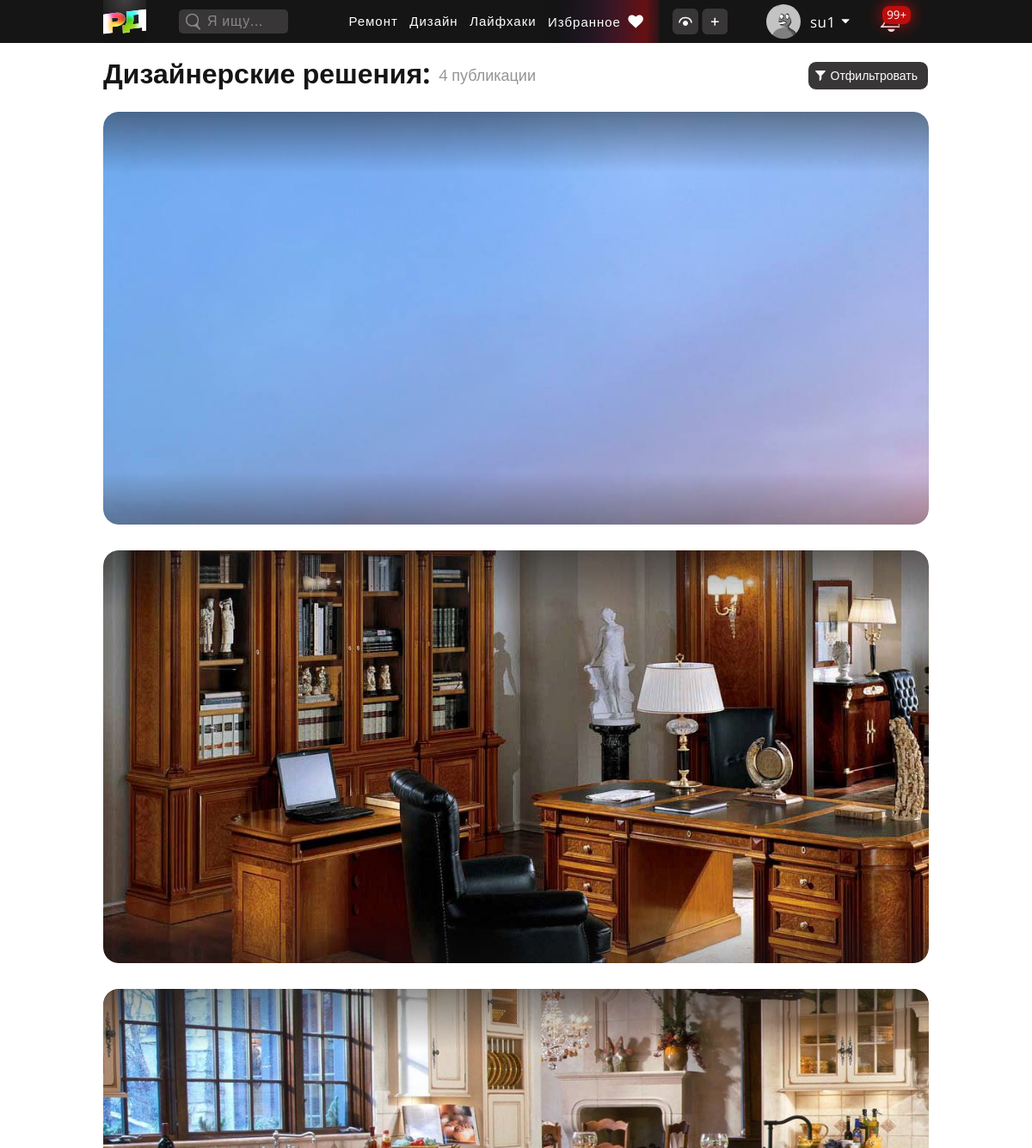
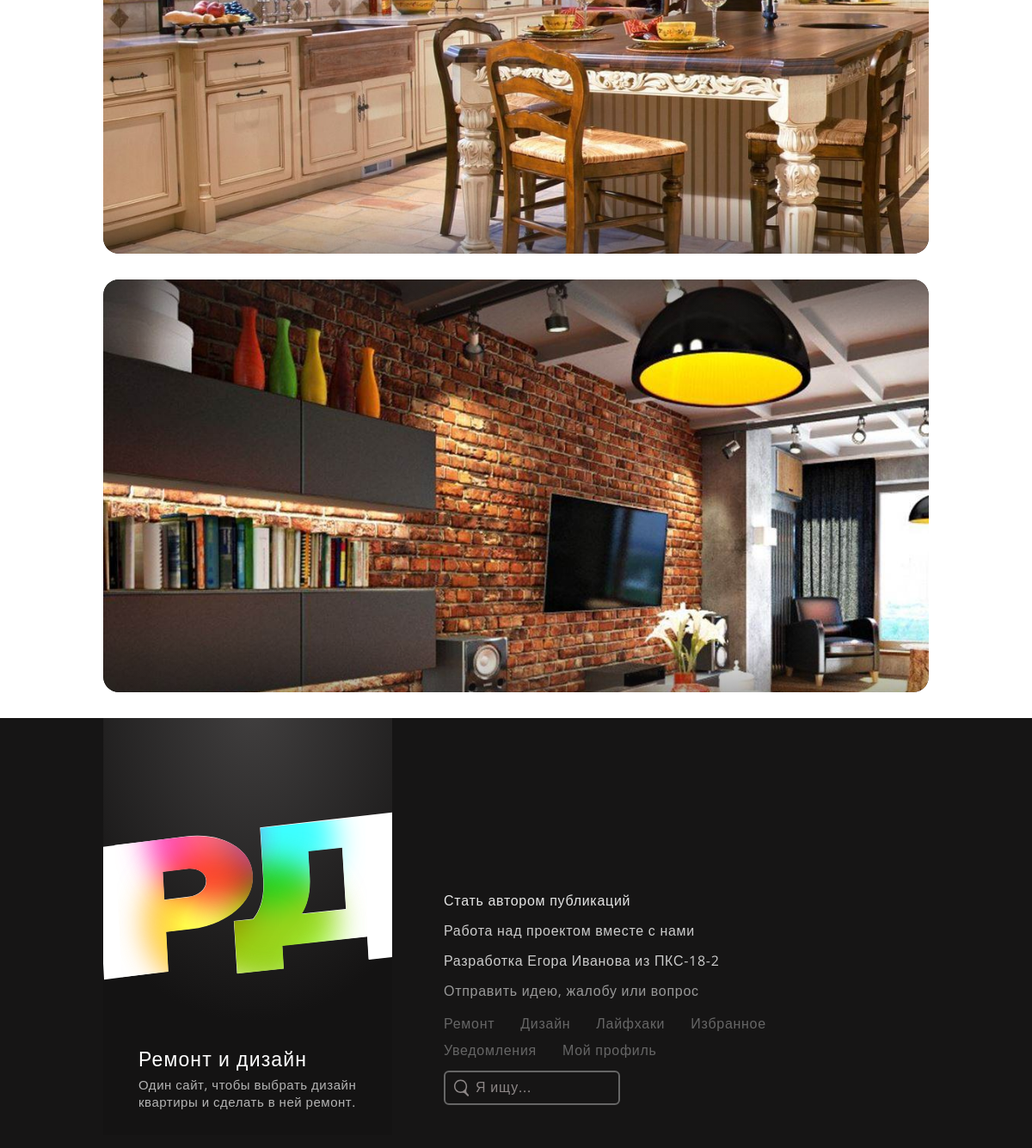
The page /pub/designs/ (signed in) on the database its author committed (2 pictures, top to bottom).
### authapp/models.py (models this page shows, shortened)
class User(AbstractUser):
    photo = models.ImageField(upload_to='users_avatars', blank=True, null=True, default='users_avatars/no_avatar.png', verbose_name='Аватарка')
    role = models.ForeignKey('UserRoles', on_delete=models.SET_DEFAULT, default=1, verbose_name='Роль в ИС', blank=False)
    bio = models.CharField(max_length=100, blank=True, null=True, verbose_name='Самоописание/статус')
    age = models.PositiveIntegerField(verbose_name='Возраст', null=True, blank=True)
    phone_number = models.PositiveIntegerField(null=True, blank=False, unique=True, verbose_name="Номер телефона")
    last_entry = models.DateTimeField(auto_now=True, verbose_name='Дата и время последней авторизации')
    class Meta:
        verbose_name = 'Пользователь'
        verbose_name_plural = 'Пользователи'

### publicationapp/models.py (models this page shows, shortened)
class Publication(models.Model):
    title = models.CharField(max_length=135, verbose_name='Заголовок публикации')
    role = models.ForeignKey('PubRoles', on_delete=models.SET_DEFAULT, default=1, verbose_name='Вид публикации', blank=False)
    preview = models.FileField(max_length=200, upload_to='pub_media', validators=[FileExtensionValidator(['mp4', 'mov', 'png', 'jpg', 'jpeg', 'pdf'])], verbose_name='Превью')
    content_first_desc =  models.TextField(verbose_name='Текст перед фотографиями', default='')
    content_last_desc =  models.TextField(verbose_name='Текст после фотографий', blank=True, null=True, default='')
    author = models.ForeignKey(settings.AUTH_USER_MODEL, on_delete=models.DO_NOTHING, null=True, verbose_name='Автор')
    pushed = models.DateTimeField(auto_now_add=True, verbose_name='Дата и время публикации')
    cost_min = models.PositiveIntegerField(blank=True, default=0, verbose_name='бюджет от')
    cost_max = models.PositiveIntegerField(blank=True, default=1, verbose_name='бюджет до')
    seen_count = models.IntegerField(default=0, verbose_name='Сколько раз публикация была просмотрена')
    saved_count = models.IntegerField(default=0, verbose_name='Сколько раз публикация была сохранена')
    reported_count = models.IntegerField(default=0, verbose_name='Сколько раз на публикация было жалоб')
    shared_count = models.IntegerField(default=0, verbose_name='Сколько раз нажали поделиться публикацией')
    average_age_watchers = models.IntegerField(default=0, verbose_name='Средний возраст просмотревших')
    average_age_savers = models.IntegerField(default=0, verbose_name='Средний возраст сохранивших')
    class Meta:
        verbose_name = 'Публикация'
        verbose_name_plural = 'Публикации'
        ordering = ('-pushed',)

### publicationapp/views.py (the view)
# urls.py: path('designs/', publicationapp.DesignsWatch.as_view(), name='designs'),
class DesignsWatch(ListView):
    model = Publication
    template_name = 'publicationapp/designs.html'
    context_object_name = 'pubs'
    def get_queryset(self):
        return Publication.objects.filter(role=21)
    def get_context_data(self, **kwargs):
        context = super(DesignsWatch, self).get_context_data(**kwargs)
        saved_urls = SavedPubs.objects.filter(saver_id=self.request.user, pub_id__role=21)
        saved_pubs = [sp.pub_id.id for sp in saved_urls]
        context.update({
            'saved_pubs': saved_pubs
        })
        return context

### publicationapp/templates/publicationapp/designs.html (shortened to what this page needs)
{% extends 'mainapp/base.html' %}
{% block css %}
  <link rel="stylesheet" href="/static/lib\css\style_header.css">
  <link rel="stylesheet" href="/static/lib\css\style_footer.css">
  <link rel="stylesheet" href="/static/lib\css\style_watch_designs.css">
  <link rel="stylesheet" href="/static/lib\css\style_filter.css">
{% endblock %}
{% block content %}
  <div class="page_title">
      <p class="title_p">Дизайнерские решения:</p>
      <p class="count_pubs">{{ pubs.count }} публикации</p>
  </div>
  <div class="pubs_container">
    {% for p in pubs %}
        <div class="pub_one design" id="{{ p.id }}">
          <div class="img_from_pub">
            <img src="{{ p.preview.url }}" alt="">
            <div class="img_black_gradient"> </div>
          </div>
        </div>
    {% endfor %}
  </div>
	<div class="filter_and_gradient">
		<div class="filter_and_gradient_container">
		  <button class="filter_button button_and_submit__without__bgn_and_border">
			<div class="filter">
			  <div class="filter_btn">
				<img class="filter_logo dont_close_on_click" src="/static/sources/SVG/filter_logo.svg" alt="">
				<p class="filter_p dont_close_on_click">Отфильтровать</p>
			  </div>
			</div>
		  </button>
		</div>
	</div>
{% endblock %}

### mainapp/templates/mainapp/base.html (shortened to what this page needs)
<!DOCTYPE html>
<html lang="ru">
<head>
    {% block css %}
    {% endblock %}
</head>
{% block bodystyle %}
<body>
{% endblock %}
  {% block header %}
    <div class="header_bg">
      <div class="header">
          <a href="/">
              <div class="logo_mini"></div>
          </a>
          <div class="header_search">
              <img src="/static/sources/SVG/search.svg" alt="">
              <form class="" action="search.py" method="post">
                  <input type="text" name="search_input" value="" placeholder="Я ищу...">
              </form>
          </div>
          {% if user.is_authenticated %}
            <div class="user_logged_in">
              <div class="header_content">
                  <a href="{% url 'pub:repairs' %}" class="not_heart">Ремонт</a>
                  <a href="{% url 'pub:designs' %}" class="not_heart">Дизайн</a>
                  <a href="{% url 'pub:lifehacks' %}" class="not_heart">Лайфхаки</a>
                  <a href="{% url 'pub:saved' %}" class="saved_heart"><p>Избранное</p><img src="/static/sources/SVG/heart.svg" alt=""></a>
              </div>
              <div class="role_buttoms">
                  {% if user.role.id == 3 or user.role.id == 4 %}
                    <a href="/admin/" class="super_admin_panel" title="Нажмите, чтобы открыть администрирование"></a>
                  {% endif %}
                  {% if user.role.id == 2 or user.role.id == 4 %}
                    <a href="{% url 'pub:create_new' %}" class="create_new_pub" title="Нажмите, чтобы создать публикацию"></a>
                  {% endif %}
              </div>
              <div class="avatar_and_notifications">
                  <div class="avatar_container">
                      <button class="avatar_btn">
                          <div class="avatar_options_mini">
                              <div class="account_img"><img src="{{ user.photo.url }}" style="width:40px; height:40px;"></div>
                              <p class="avatar_options_mini_p">{{ user.username }}</p>
                              <img class="avatar_triangle" src="/static/sources/SVG/avatar-triangle.svg" alt="">
                          </div>
                      </button>
                  </div>
                  <div class="notifications_container">
                      <button class="notifications_btn">
                          <div class="notifications_mini">
                              <p class="notifications_mini_p">99+</p>
                          </div>
                      </button>
                  </div>
              </div>
            </div>
          {% else %}
            <div class="user_didnt_log_in">
              <a href="{% url 'auth:login' %}" class="btn_udli">Войти</a>
              <a href="{% url 'auth:register' %}" class="btn_udli">Зарегистрироваться</a>
            </div>
          {% endif %}
      </div>
    </div>
    <div class="header_clear_hix">  </div>
  {% endblock %}
  {% block content %}
  {% endblock %}
  {% block footer %}
    <div class="footer_bg">
      <div class="footer">
          <a href="/">
              <div class="logo_huge">
                <div class="text_in_logo">
                  <p class="title_huge_logo">Ремонт и дизайн</p>
                  <p class="text_huge_logo">Один сайт, чтобы выбрать дизайн квартиры и сделать в ней ремонт.</p>
                </div>
              </div>
          </a>
          <div class="links_and_search_footer">
            <a href="/become_an_author/" class="first_two_links">Стать автором публикаций</a>
            <a href="/become_a_teammemder/" class="second_two_links">Работа над проектом вместе с нами</a>
            <p         class="second_two_links">Разработка <a href="https://vk.com/todrgor" class="second_two_links">Егора Иванова</a> из ПКС-18-2</p>
            <a href="/support/" class="third_three_links">Отправить идею, жалобу или вопрос</a>
            <div class="navigation_again_footer">
              <a href="{% url 'pub:repairs' %}">Ремонт</a>
              <a href="{% url 'pub:designs' %}">Дизайн</a>
              <a href="{% url 'pub:lifehacks' %}">Лайфхаки</a>
              <a href="/saved/">Избранное</a>
              <p class="to_notifications">Уведомления</p>
              <a href="{% url 'auth:account_one' pk=user.id %}">Мой профиль</a>
            </div>
            <div class="footer_search">
                <img src="/static/sources/SVG/search.svg" alt="">
                <form class="" action="search.py" method="post">
                    <input type="text" name="search_input" value="" placeholder="Я ищу...">
                </form>
            </div>
          </div>
      </div>
    </div>
  {% endblock %}
</body>
</html>

### rows shown on the page
User: photo (placeholder picture), username "su1"
Publication: preview (picture)
Publication: preview (picture)
Publication: preview (picture)
Publication: preview (picture)

### other values the page prints
{{ pubs.count }} "4"
